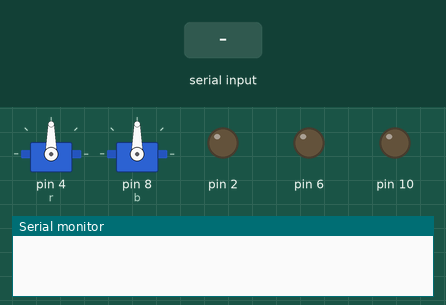
Recording of a sketch running on a simulated Arduino Uno, built with avr-gcc and run on an emulated ATmega328P. Parts: 2 × servo, output pins drawn as LEDs (lit = HIGH), the last lines printed to the serial monitor. Inputs (shaded band) come from the test bench.

Above: at 1.2 s.
1.3 s: "A" received over Serial
At 2.3 s:
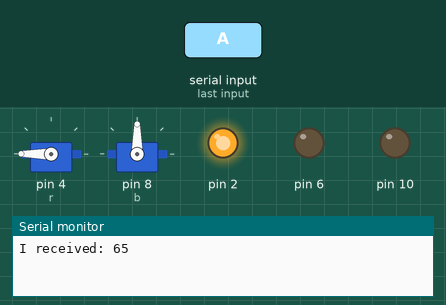
Timing chart, 0 to 4.3 s (numbered marks = the images above; inputs shaded):
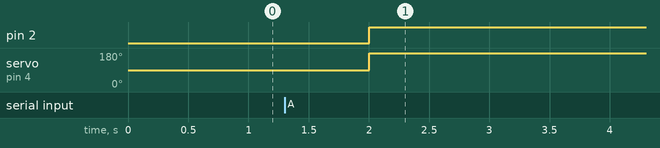

Measured:
- after the input at 1.3 s, pin 2: LOW → HIGH after 0.70 s; servo on pin 4 (r): 90° → 180° after 0.70 s

The sketch:

Conditions.ino
```cpp
#include <Servo.h>
Servo r;
Servo b;

int pos = 0;
void setup() {
  pinMode(2, OUTPUT);
  pinMode(6, OUTPUT);
  pinMode(10, OUTPUT);
  r.attach(4);
  b.attach(8);
  Serial.begin(9600);
}

void loop() {
    if (Serial.available() > 0) {
    // read the incoming byte:
    pos = Serial.read();

    // say what you got:
    Serial.print("I received: ");
    Serial.println(pos, DEC);
  }
if (pos == 65)
{
digitalWrite(2, HIGH);
r.write(180);
delay(5000);
}
else{
digitalWrite(2, LOW);
r.write(90);
delay(500);
}
if (pos == 66)
{
digitalWrite(6, HIGH);
b.write(180);
delay(5000);
}
else{
digitalWrite(6, LOW);
b.write(90);
delay(500);
}
}
```
